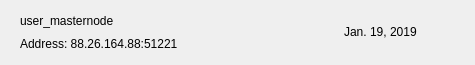
<?xml version="1.0" encoding="UTF-8"?>
<ui version="4.0">
 <class>MNRow</class>
 <widget class="QWidget" name="MNRow">
  <property name="geometry">
   <rect>
    <x>0</x>
    <y>0</y>
    <width>475</width>
    <height>65</height>
   </rect>
  </property>
  <property name="windowTitle">
   <string>Form</string>
  </property>
  <property name="styleSheet">
   <string notr="true"/>
  </property>
  <layout class="QVBoxLayout" name="verticalLayout_2">
   <property name="spacing">
    <number>0</number>
   </property>
   <property name="leftMargin">
    <number>20</number>
   </property>
   <property name="topMargin">
    <number>0</number>
   </property>
   <property name="rightMargin">
    <number>20</number>
   </property>
   <property name="bottomMargin">
    <number>0</number>
   </property>
   <item>
    <widget class="QFrame" name="frame_2">
     <property name="styleSheet">
      <string notr="true">border:none;</string>
     </property>
     <property name="frameShape">
      <enum>QFrame::StyledPanel</enum>
     </property>
     <property name="frameShadow">
      <enum>QFrame::Raised</enum>
     </property>
     <layout class="QHBoxLayout" name="horizontalLayout">
      <property name="leftMargin">
       <number>0</number>
      </property>
      <property name="rightMargin">
       <number>0</number>
      </property>
      <item>
       <widget class="QFrame" name="frame">
        <property name="styleSheet">
         <string notr="true">border:none;padding:0px;</string>
        </property>
        <property name="frameShape">
         <enum>QFrame::StyledPanel</enum>
        </property>
        <property name="frameShadow">
         <enum>QFrame::Raised</enum>
        </property>
        <layout class="QVBoxLayout" name="verticalLayout">
         <property name="spacing">
          <number>0</number>
         </property>
         <property name="leftMargin">
          <number>0</number>
         </property>
         <property name="topMargin">
          <number>0</number>
         </property>
         <property name="rightMargin">
          <number>0</number>
         </property>
         <property name="bottomMargin">
          <number>0</number>
         </property>
         <item>
          <widget class="QLabel" name="labelName">
           <property name="text">
            <string>user_masternode</string>
           </property>
          </widget>
         </item>
         <item>
          <widget class="QLabel" name="labelAddress">
           <property name="text">
            <string>Address: 88.26.164.88:51221</string>
           </property>
          </widget>
         </item>
        </layout>
       </widget>
      </item>
      <item>
       <spacer name="horizontalSpacer">
        <property name="orientation">
         <enum>Qt::Horizontal</enum>
        </property>
        <property name="sizeHint" stdset="0">
         <size>
          <width>40</width>
          <height>20</height>
         </size>
        </property>
       </spacer>
      </item>
      <item>
       <widget class="QLabel" name="labelDate">
        <property name="text">
         <string>Jan. 19, 2019</string>
        </property>
       </widget>
      </item>
      <item>
       <widget class="QPushButton" name="pushButtonMenu">
        <property name="focusPolicy">
         <enum>Qt::NoFocus</enum>
        </property>
        <property name="styleSheet">
         <string notr="true">border:none; background-color:transparent; padding:0px;</string>
        </property>
        <property name="text">
         <string/>
        </property>
        <property name="icon">
         <iconset>
          <normaloff>:/ic-menu-hover</normaloff>:/ic-menu-hover</iconset>
        </property>
        <property name="iconSize">
         <size>
          <width>24</width>
          <height>24</height>
         </size>
        </property>
       </widget>
      </item>
     </layout>
    </widget>
   </item>
   <item>
    <widget class="QLabel" name="lblDivisory">
     <property name="minimumSize">
      <size>
       <width>0</width>
       <height>1</height>
      </size>
     </property>
     <property name="maximumSize">
      <size>
       <width>16777215</width>
       <height>1</height>
      </size>
     </property>
     <property name="text">
      <string/>
     </property>
     <property name="alignment">
      <set>Qt::AlignBottom|Qt::AlignLeading|Qt::AlignLeft</set>
     </property>
    </widget>
   </item>
  </layout>
 </widget>
 <resources/>
 <connections/>
</ui>
